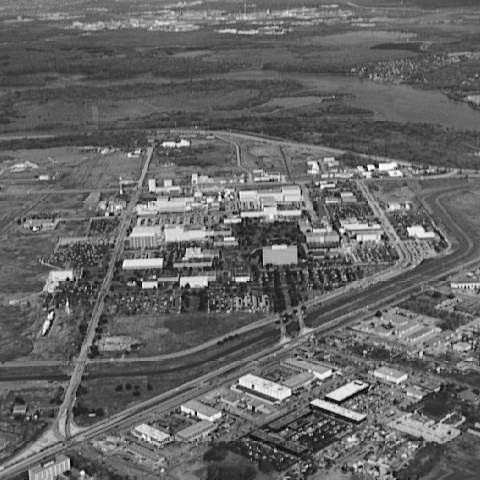
#> input picture HW1/aerial_view.tif, 480 x 480 px
$ python hw3_1_3.py
#> lines starting #> are read from the running program, lines starting #| are printed output that depends on the picture; after the words box and inside, x2 and y2 are one past the last pixel; in counts of white or black regions, pixels touching at a corner belong together
import cv2
from matplotlib import colors, pyplot as plt
import numpy as np

img = cv2.imread("aerial_view.tif")
#> img is the input picture: shape (480, 480, 3); min 0, max 254, mean 101.2
gray = cv2.cvtColor(img, cv2.COLOR_BGR2GRAY)
equalized_img = cv2.equalizeHist(gray)
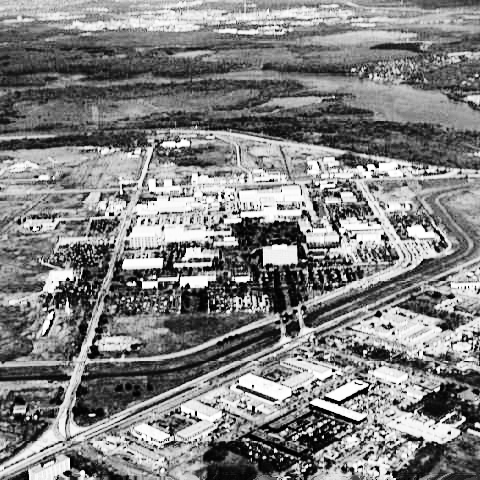
#> equalized_img: shape (480, 480); min 0, max 255, mean 128.7
rows, cols = equalized_img.shape
#> rows = 480; cols = 480

hist = cv2.calcHist([equalized_img], [0], None, [256], [0, 256])
#> hist = 256 values, max 3749 at index 88, min 0 at index 13, mean 900
pdf = hist/equalized_img.size
#> pdf = 256 values, max 0.0163 at index 88, min 0 at index 13, mean 0.00391
cdf_255 = np.uint8(np.cumsum(pdf)*255)
#> cdf_255 = 256 values from 0 to 254

cdf_Zq_255 = np.uint8(0.0006*np.cumsum(np.arange(256)**0.4)*255)  # c =  0.0005968222208221872
cdf_Zq_255[-1]  = 255    # 這邊須注意的是，因最後一個累積值算出來是256.35，超過 uint8 範圍因此將它指定為255


# plot result
plt.subplot(221), plt.plot(hist, 'b'), plt.title("equalized_img hist")
plt.subplot(222), plt.plot(pdf, 'b'), plt.legend(), plt.title("equalized_img pdf")
plt.subplot(223), plt.plot(cdf_255, 'b'), plt.title("equalized_img cdf*255")
plt.subplot(224), plt.plot(cdf_Zq_255, 'b'), plt.title("target cdf*255")

plt.tight_layout()
plt.show()
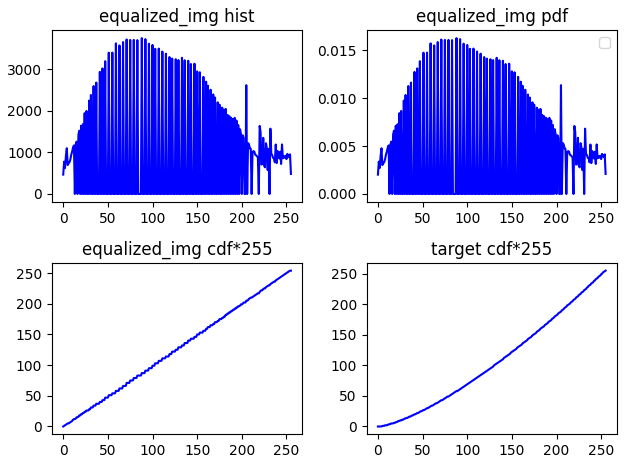
#> figure drawn by matplotlib, 4 panels; panel 1: curve peaks at x = 88, y = 3749; panel 2: curve peaks at x = 88, y = 0.0163; panel 3: curve peaks at x = 254, y = 254; panel 4: curve peaks at x = 255, y = 255


# calculate c parameter
cdf_Zq = np.cumsum(np.arange(256)**0.4)
#print(cdf_Zq_cv2_2[-1])  #1675
print("c = ", 1/cdf_Zq[-1])  # c =  0.0005968222208221872


# implement histogram mapping
output_img = np.zeros_like(equalized_img)
all_vals_in_equalized_img = list(set(equalized_img.ravel()))
#> all_vals_in_equalized_img = 125 values from 0 to 255

for val in all_vals_in_equalized_img:
    if val in cdf_Zq_255:
        index = 0
        for t in (cdf_Zq_255 == val):
            if t == True:
                break
            else:
                index += 1
        pixel_val = index
        indices = (equalized_img == val)
        output_img[indices] = pixel_val
    else:
        value_abs_diff = [np.abs(int(val) - int(cdf_Zq)) for cdf_Zq in cdf_Zq_255]
        pixel_val = np.argmin(value_abs_diff)           # Will print out smallest index meet the condition
        indices = (equalized_img == val)
        output_img[indices] = pixel_val
#> this loop made 125 passes
#> (val, pixel_val) on passes 16 to 27: (17, 37), (18, 38), (20, 41), (22, 44), (24, 47), (26, 50), (29, 54), (31, 57), (34, 60), (37, 64), (41, 69), (44, 73)
#> pixel_val on passes 1 to 6: 0, 5, 8, 11, 13, 15
#> pass 1, `indices = (equalized_img == val)`:
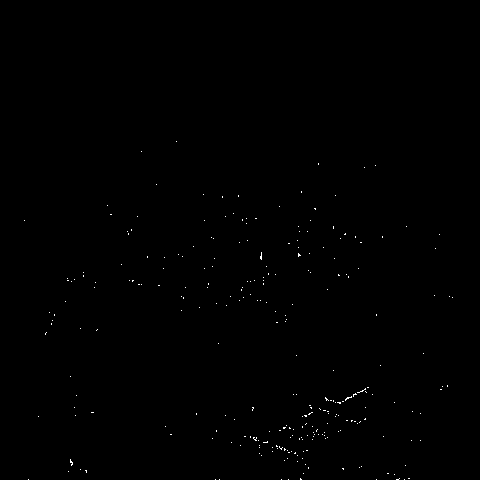
#> indices: shape (480, 480) bool; 0.2% white in thin lines or dots, all inside (x1, y1, x2, y2) = (24, 141, 453, 480)
#> pass 3, `indices = (equalized_img == val)`:
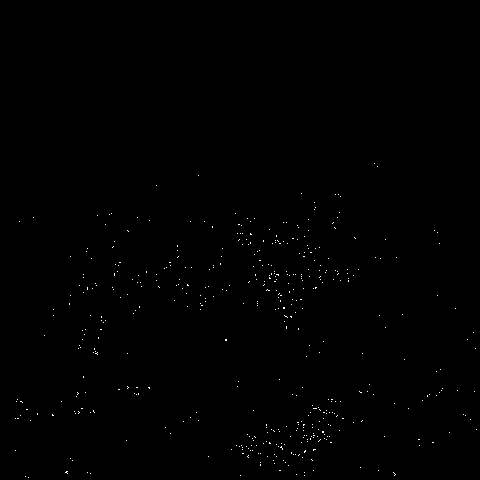
#> indices: shape (480, 480) bool; 0.27% white in thin lines or dots, all inside (x1, y1, x2, y2) = (15, 163, 477, 478)
#> after the loop:
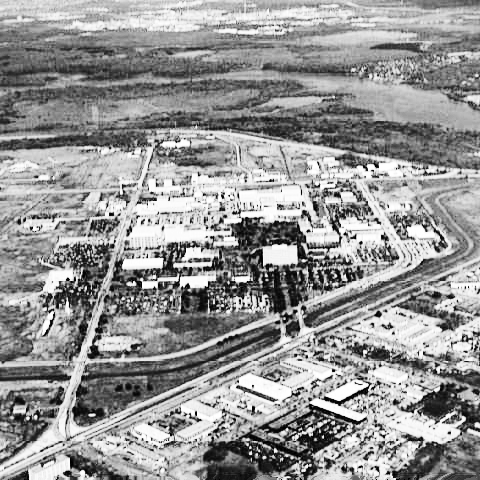
#> output_img: shape (480, 480); min 0, max 255, mean 149.6

# cv2.imshow("output_img_cv2", output_img_cv2)
# # cv2.imwrite("output_img_cv2.jpg", output_img_cv2)
# cv2.waitKey()

#plot result in matplotlib
fig, axs =  plt.subplots(nrows=1, ncols=3)
plt.subplot(131), plt.imshow(cv2.cvtColor(img, cv2.COLOR_BGR2RGB)), plt.axis("off")
plt.subplot(132), plt.imshow(cv2.cvtColor(equalized_img, cv2.COLOR_BGR2RGB)), plt.axis("off")
plt.subplot(133), plt.imshow(cv2.cvtColor(output_img, cv2.COLOR_BGR2RGB)), plt.axis("off")

axs[0].set_title("original img", fontsize=15)
axs[1].set_title("global histogram equlization", fontsize=15)
axs[2].set_title("histogram matching(cv2)", fontsize=15)

plt.tight_layout()
plt.show()
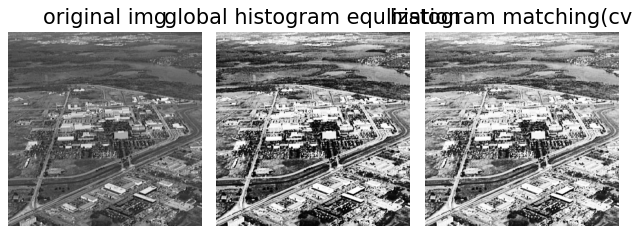
#> figure drawn by matplotlib, 3 panels


#plot result in matplotlib
fig, axs =  plt.subplots(nrows=1, ncols=2)
output_hist = cv2.calcHist([output_img], [0], None, [256], [0, 256])
#> output_hist = 256 values, max 3749 at index 119, min 0 at index 1, mean 900
output_pdf = output_hist/output_img.size
#> output_pdf = 256 values, max 0.0163 at index 119, min 0 at index 1, mean 0.00391
output_cdf_255 = np.uint8(np.cumsum(output_pdf)*255)
#> output_cdf_255 = 256 values from 0 to 254

plt.subplot(121), plt.plot(output_pdf) ,plt.title("pdf after histogram matching", fontsize=15)
plt.subplot(122), plt.plot(output_cdf_255), plt.legend(), plt.title("cdf after histogram matching", fontsize=15)
plt.tight_layout()
plt.show()
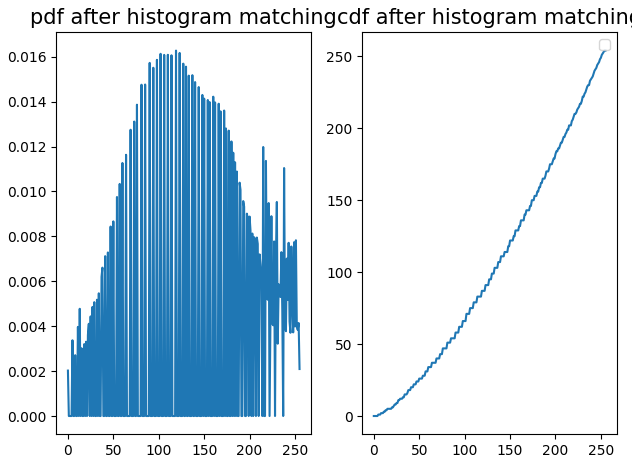
#> figure drawn by matplotlib, 2 panels; panel 1: curve peaks at x = 119, y = 0.0163; panel 2: curve peaks at x = 254, y = 254
